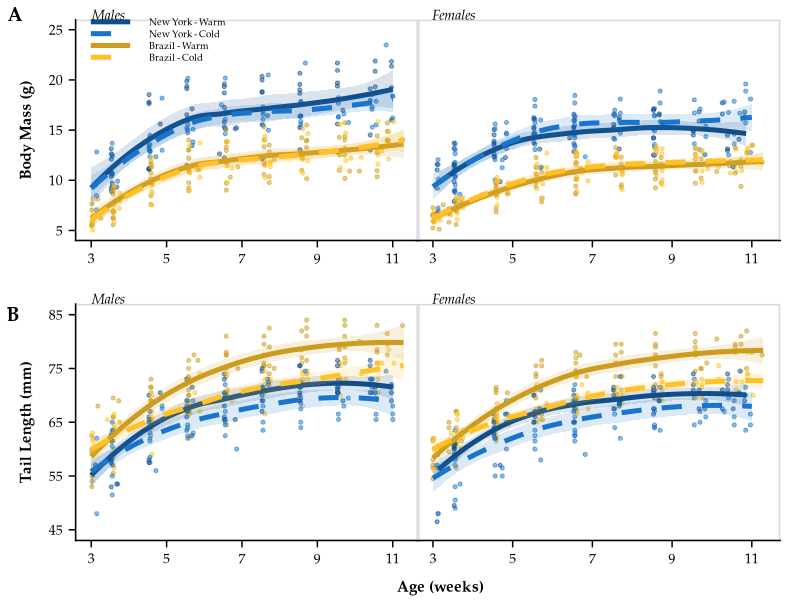

This chart was generated by the following R code: (Note: this script raises an error after producing the figure.)
#!/usr/bin/env Rscript --vanilla

##############################################################
# Author: Mallory A. Ballinger
# Script first created: 12-Feb-2021
# Script last updated:  25-Feb-2021


# This script plots weekly body weight and tail lengths of New York and Brazil mice across environments,
# and generates Fig. XXXX in Ballinger_et_al_2021_AmNat


##############################################################
# Required packages
##############################################################

rm(list = ls()) # clears R's environment
library(tidyverse)
library(here)
library(cowplot)
library(car)

##############################################################
# Import data
##############################################################

WeeklyMetaData <- read_csv(here("data/raw/weekly_metadata_RAW_2021-02-11.csv")) %>%
  filter(Population == "BRAZIL" | Population == "NEW_YORK") %>% # only keep parental populations (remove F1 hybrids)
  filter(Generation == "N11" | Generation == "N12") %>%
  mutate(Sex = fct_recode(Sex, "Female" = "F", "Male" = "M")) %>% # spells out males and females
  mutate(Environment = fct_recode(Environment, "Cold" = "COLD", "Warm" = "RT")) %>%
  mutate(Line = fct_recode(Line, "MANA" = "193x255", "SARA" = "19x13",
                           "MANB" = "222x254", "SARB" = "82x81")) %>% # gives each line the "published"/JAX name
  mutate(Population = fct_recode(Population, "Brazil" = "BRAZIL", "NewYork" = "NEW_YORK")) %>% # modifies names of populations
  mutate(Line = fct_relevel(Line, "MANA", "MANB", "SARA", "SARB")) %>% # puts Brazil lines before New York lines
  mutate(Environment = fct_relevel(Environment, "Warm", "Cold" )) %>% # puts Warm before Cold
  mutate(PopEnv = paste(Population, Environment, sep = "_")) %>%
  mutate(PopEnv = fct_recode(PopEnv, "Brazil - Warm" = "Brazil_Warm", "Brazil - Cold" = "Brazil_Cold",
                             "New York - Warm" = "NewYork_Warm", "New York - Cold" = "NewYork_Cold")) %>%
  mutate(PopEnv = fct_relevel(PopEnv, "New York - Warm", "New York - Cold", "Brazil - Warm", "Brazil - Cold"))


# Make sex-specific datasets
MaleData <- WeeklyMetaData %>%
  filter(Sex == "Male")

FemaleData <- WeeklyMetaData %>%
  filter(Sex == "Female")


##############################################################
# Plot weekly phenotypes (body weight & tail length)
##############################################################


MaleBW <-
  ggplot(data=MaleData, aes(x=Age_weeks, y=BodyWeight_g, fill = PopEnv, linetype = PopEnv, color = PopEnv)) +
  geom_point(position = position_dodge(0.1), size=1.1, alpha = 0.5, show.legend = FALSE) +
  geom_smooth(aes(group = PopEnv), size=1.7, alpha = 0.15, method = "loess", se = TRUE) + #std error
  scale_color_manual(values=rep(c("dodgerblue4", "dodgerblue3", "goldenrod3", "goldenrod1"))) +
  scale_fill_manual(values=rep(c("dodgerblue4", "dodgerblue3", "goldenrod3","goldenrod1"))) +
  scale_linetype_manual(values=rep(c("solid","dashed", "solid", "dashed"))) +
  guides(color=guide_legend(override.aes=list(fill=NA)),
         linetype=guide_legend(override.aes = list(size=0.5)),
         linetype=guide_legend(override.aes = list(fill=NA))) +# removes gray shading from legend
  scale_x_continuous(breaks = seq(from=3, to=12, by=2), labels = seq(from=3, to=12, by=2), limits = c(3,11.3)) +
  scale_y_continuous(breaks = seq(from=5, to=25, by=5), labels = seq(from=5, to=25, by=5), limits = c(5,25)) +
  theme_half_open(20) +
  panel_border() + # puts border around facets
  theme(panel.grid.minor = element_blank(), axis.line = element_line(colour = "black"),
        axis.title.x = element_text(margin = margin(t = 10), size = 11, face = "bold", family = "Palatino", hjust = 1.25),
        axis.title.y = element_text(margin = margin(r = 10), size = 11, face = "bold", family = "Palatino"),
        axis.text.x = element_text(size = 10, color = "black", family = "Palatino"),
        axis.text.y = element_text(size = 10, color = "black", family = "Palatino"),
        legend.position = c(0.03, 0.91),
        legend.background = element_blank(),
        legend.box.background = element_blank(),
        legend.key = element_blank(),
        legend.key.height = unit(0.3, "cm"),
        legend.key.width = unit(1.25, "cm"),
        legend.text = element_text(size=7, family = "Palatino"),
        legend.title = element_blank(),
        plot.tag = element_text(family = "Palatino", size = 10, face = "italic"),
        plot.tag.position = c(0.18,1.025),
        plot.title = element_text(family = "Palatino", face = "plain"),
        plot.margin = unit(c(0.5, -0.5, 0.1, 0.5), "cm")) +
  labs(x = "",
       y = "Body Mass (g)",
       tag = "Males")

FemaleBW <-
  ggplot(data=FemaleData, aes(x=Age_weeks, y=BodyWeight_g, fill = PopEnv, linetype = PopEnv, color = PopEnv)) +
  geom_point(position = position_dodge(0.1), size=1.1, alpha=0.5, show.legend = FALSE) +
  geom_smooth(aes(group = PopEnv), size=1.7, method = "loess", alpha = 0.15, se = TRUE) + #std error
  scale_color_manual(values=rep(c("dodgerblue4", "dodgerblue3", "goldenrod3", "goldenrod1"))) +
  scale_fill_manual(values=rep(c("dodgerblue4", "dodgerblue3", "goldenrod3","goldenrod1"))) +
  scale_linetype_manual(values=rep(c("solid","dashed", "solid", "dashed"))) +
  scale_x_continuous(breaks = seq(from=3, to=12, by=2), labels = seq(from=3, to=12, by=2), limits = c(3,11.3)) +
  scale_y_continuous(breaks = seq(from=5, to=25, by=5), labels = seq(from=5, to=25, by=5), limits = c(5,25)) +
  theme_half_open(20) +
  panel_border() + # puts border around facets
  theme(panel.grid.minor = element_blank(), axis.line = element_line(colour = "black"),
        axis.title.x = element_text(margin = margin(t = 10), size = 11, face = "bold", family = "Palatino"),
        axis.title.y = element_text(margin = margin(r = 10), size = 11, face = "bold", family = "Palatino"),
        axis.text.x = element_text(size = 10, color = "black", family = "Palatino"),
        axis.text.y = element_blank(),
        axis.ticks.y = element_blank(),
        axis.line.y = element_blank(),
        legend.position = "none",
        legend.background = element_blank(),
        legend.box.background = element_blank(),
        legend.key = element_blank(),
        legend.key.height = unit(0.3, "cm"),
        legend.key.width = unit(1.5, "cm"),
        legend.text = element_text(size=8, family = "Palatino"),
        legend.title = element_blank(),
        plot.tag = element_text(family = "Palatino", size = 10, face = "italic"),
        plot.tag.position = c(0.13,1.025),
        plot.title = element_text(family = "Palatino", face = "plain"),
        plot.margin = unit(c(0.5, 0.5, 0.1, -0.5), "cm")) + # top, right, bottom, left (0.5, 0.5, 0.1, -0.5)
  labs(x = "",
       y = "",
       tag ="Females")

MaleTL <-
  ggplot(data=MaleData, aes(x=Age_weeks, y=TailLength_mm, color = PopEnv, fill = PopEnv, linetype = PopEnv)) +
  geom_point(position = position_dodge(0.1), size=1.1, alpha=0.5, show.legend = FALSE) +
  geom_smooth(aes(group = PopEnv), size=1.7, method = "loess", alpha = 0.15, se = TRUE) + #std error
  scale_color_manual(values=rep(c("dodgerblue4", "dodgerblue3", "goldenrod3", "goldenrod1"))) +
  scale_fill_manual(values=rep(c("dodgerblue4", "dodgerblue3", "goldenrod3","goldenrod1"))) +
  scale_linetype_manual(values=rep(c("solid","dashed", "solid", "dashed"))) +
  guides(color=guide_legend(override.aes=list(fill=NA)),
         linetype=guide_legend(override.aes = list(size=0.5)),
         linetype=guide_legend(override.aes = list(fill=NA))) +# removes gray shading from legend
  scale_x_continuous(breaks = seq(from=3, to=12, by=2), labels = seq(from=3, to=12, by=2), limits = c(3,11.3)) +
  scale_y_continuous(breaks = seq(from=45, to=90, by=10), labels = seq(from=45, to=90, by=10), limits = c(45,85)) +
  theme_half_open(20) +
  panel_border() + # puts border around facets
  theme(panel.grid.minor = element_blank(), axis.line = element_line(colour = "black"),
        axis.title.x = element_text(margin = margin(t = 10), size = 11, face = "bold", family = "Palatino", hjust = 1.25),
        axis.title.y = element_text(margin = margin(r = 10), size = 11, face = "bold", family = "Palatino"),
        axis.text.x = element_text(size = 10, color = "black", family = "Palatino"),
        axis.text.y = element_text(size = 10, color = "black", family = "Palatino"),
        legend.position = "none",
        plot.tag = element_text(family = "Palatino", size = 10, face = "italic"),
        plot.tag.position = c(0.18,1.025),
        plot.title = element_text(family = "Palatino", face = "plain"),
        plot.margin = unit(c(0.1, -0.5, 0.1, 0.5), "cm")) +
  labs(x = "Age (weeks)",
       y = "Tail Length (mm)",
       tag = "Males")

FemaleTL <-
  ggplot(data=FemaleData, aes(x=Age_weeks, y=TailLength_mm, fill = PopEnv, linetype = PopEnv, color = PopEnv)) +
  geom_point(position = position_dodge(0.1), size=1.1, alpha=0.5, show.legend = FALSE) +
  geom_smooth(aes(group = PopEnv), size=1.7, method = "loess", alpha = 0.15, se = TRUE) + #std error
  scale_color_manual(values=rep(c("dodgerblue4", "dodgerblue3", "goldenrod3", "goldenrod1"))) +
  scale_fill_manual(values=rep(c("dodgerblue4", "dodgerblue3", "goldenrod3","goldenrod1"))) +
  scale_linetype_manual(values=rep(c("solid","dashed", "solid", "dashed"))) +
  scale_x_continuous(breaks = seq(from=3, to=12, by=2), labels = seq(from=3, to=12, by=2), limits = c(3,11.3)) +
  scale_y_continuous(breaks = seq(from=45, to=90, by=10), labels = seq(from=45, to=90, by=10), limits = c(45,85)) +
  theme_half_open(20) +
  panel_border() + # puts border around facets
  theme(panel.grid.minor = element_blank(), axis.line = element_line(colour = "black"),
        axis.title.x = element_text(margin = margin(t = 10), size = 11, face = "bold", family = "Palatino"),
        axis.title.y = element_text(margin = margin(r = 10), size = 11, face = "bold", family = "Palatino"),
        axis.text.x = element_text(size = 10, color = "black", family = "Palatino"),
        axis.text.y = element_blank(),
        axis.ticks.y = element_blank(),
        axis.line.y = element_blank(),
        legend.position = "none",
        legend.background = element_blank(),
        legend.box.background = element_blank(),
        legend.key = element_blank(),
        legend.key.height = unit(0.3, "cm"),
        legend.key.width = unit(1.5, "cm"),
        legend.text = element_text(size=7, family = "Palatino"),
        legend.title = element_blank(),
        plot.tag = element_text(family = "Palatino", size = 10, face = "italic"),
        plot.tag.position = c(0.13,1.025),
        plot.title = element_text(family = "Palatino", face = "plain"),
        plot.margin = unit(c(0.1, 0.5, 0.1, -0.5), "cm")) + # top, right, bottom, left (0.5, 0.5, 0.1, -0.5)
  labs(x = "",
       y = "",
       tag ="Females")

cowplot::plot_grid(MaleBW, FemaleBW, MaleTL, FemaleTL, labels = c('A', '', 'B', ''), ncol = 2, nrow = 2, label_fontfamily = "Palatino")


ggsave("figures/weekly_phenotypes.tiff", height = 6, width = 6.5, compression = "lzw")
ggsave("figures/weekly_phenotypes.pdf", height = 6, width = 6.5)

dev.off()
